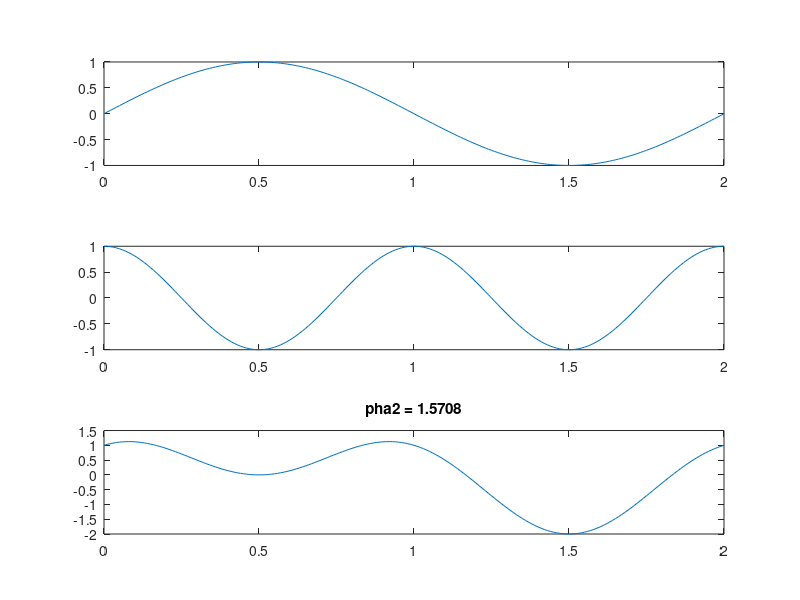
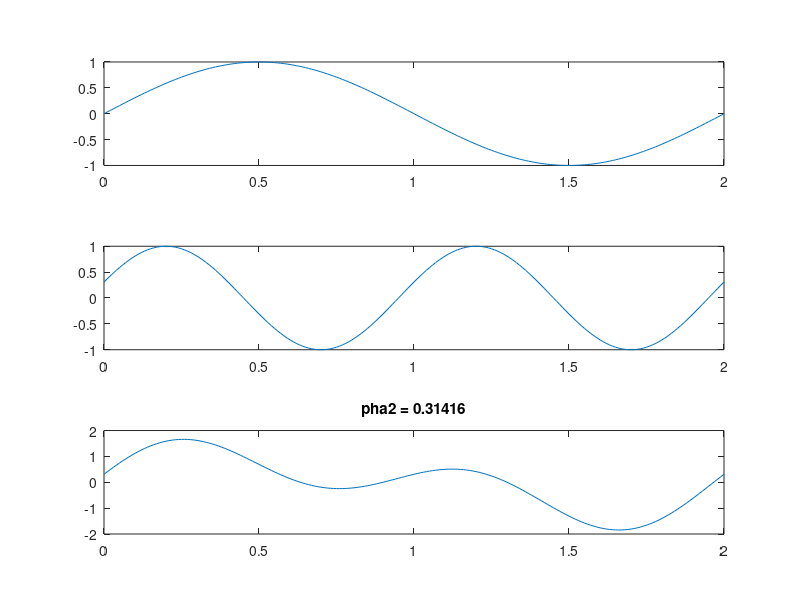
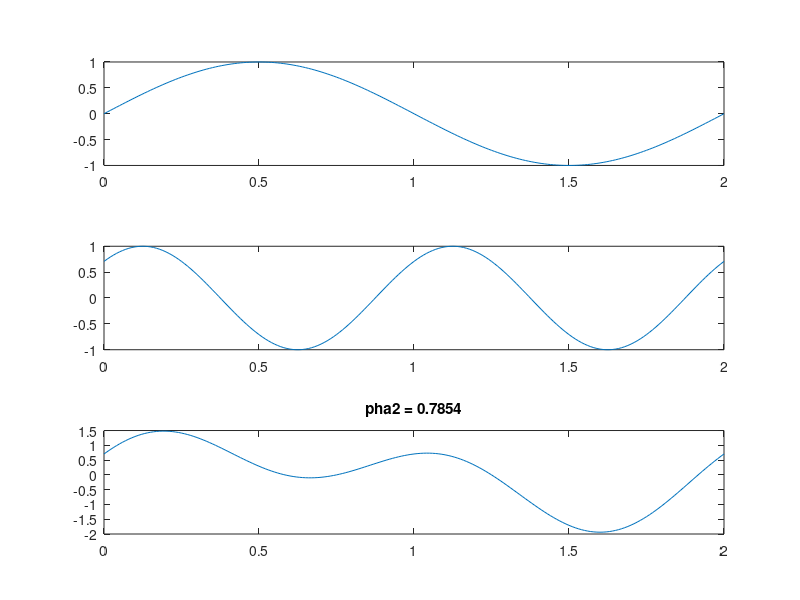
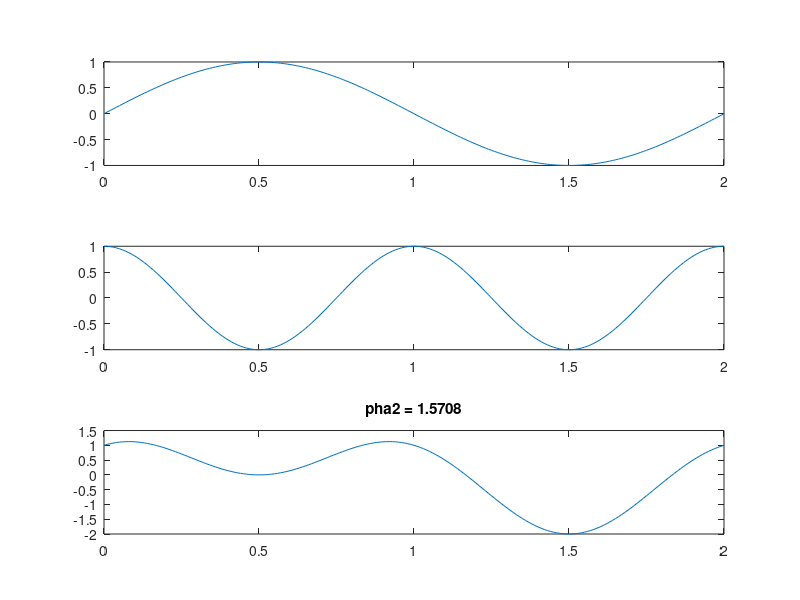

Source code (MATLAB) for these figures, in order:
T = 100;
t = 0:1/T:2;
f1 = 1;
f2 = 2;

pha2_values = [pi/2, 0.1*pi, 0.25*pi, 0.5*pi, 1.5*pi];

for pha2 = pha2_values
    y1 = sin(f1 * pi * t);
    y2 = sin(f2 * pi * t + pha2);
    y3 = y1 + y2;

    figure;
    subplot(3, 1, 1);
    plot(t, y1);

    subplot(3, 1, 2);
    plot(t, y2);

    subplot(3, 1, 3);
    plot(t, y3);
    title(['pha2 = ', num2str(pha2)]);
end
